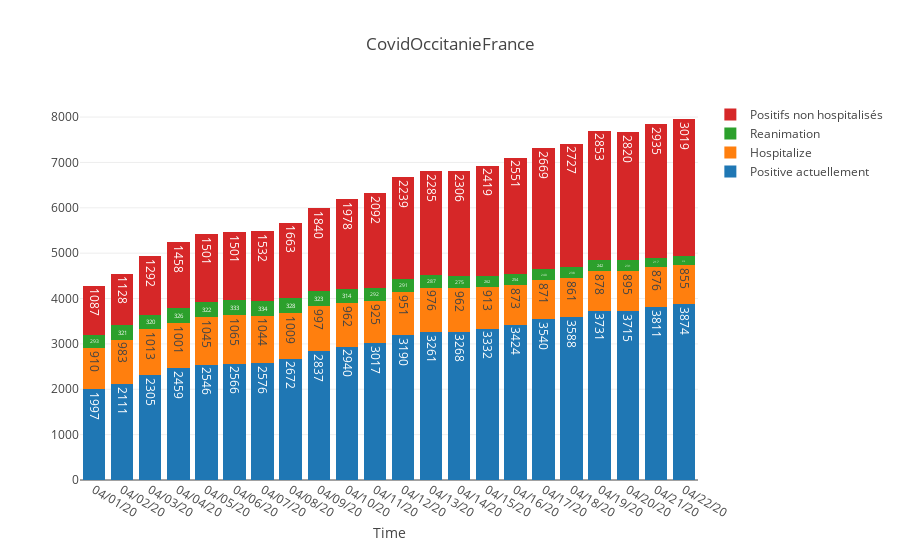

Write notebook code for a chart like this one.
### Code cell
dates=df["Date"].values

layout = go.Layout(
    barmode='stack',
    title=f"CovidOccitanieFrance",
    xaxis=dict(title="Time"),
    showlegend=True,
) 
fig = go.Figure(data=[
    go.Bar(name="Positive actuellement", x=dates, y=df["Positifs actuellement"], text=df["Positifs actuellement"],
            textposition='auto'),
    go.Bar(name="Hospitalize", x=dates, y=df["Hospitalization en cours"], text=df["Hospitalization en cours"],
            textposition='auto'),
    go.Bar(name="Reanimation", x=dates, y=df["Dont reanimation"], text=df["Dont reanimation"],
            textposition='auto'),
    go.Bar(name="Positifs non hospitalisés", x=dates, y=df["Positifs non hospitalisés"], text=df["Positifs non hospitalisés"],
            textposition='auto'),
],
    layout=layout
)

iplot(fig, filename="covid19-Occitanie2")

### Figure 1 — Plotly figure (JSON) as saved in the notebook; plotly's stock layout.template omitted (floating-point values rounded to 4 significant figures)
{"data": [{"name": "Positive actuellement", "text": [1997, 2111, 2305, 2459, 2546, 2566, 2576, 2672, 2837, 2940, 3017, 3190, 3261, 3268, 3332, 3424, 3540, 3588, 3731, 3715, 3811, 3874], "textposition": "auto", "type": "bar", "uid": "8f1a73c9-fc23-4dea-aa62-345e23d61434", "x": ["04/01/20", "04/02/20", "04/03/20", "04/04/20", "04/05/20", "04/06/20", "04/07/20", "04/08/20", "04/09/20", "04/10/20", "04/11/20", "04/12/20", "04/13/20", "04/14/20", "04/15/20", "04/16/20", "04/17/20", "04/18/20", "04/19/20", "04/20/20", "04/21/20", "04/22/20"], "y": [1997, 2111, 2305, 2459, 2546, 2566, 2576, 2672, 2837, 2940, 3017, 3190, 3261, 3268, 3332, 3424, 3540, 3588, 3731, 3715, 3811, 3874]}, {"name": "Hospitalize", "text": [910, 983, 1013, 1001, 1045, 1065, 1044, 1009, 997, 962, 925, 951, 976, 962, 913, 873, 871, 861, 878, 895, 876, 855], "textposition": "auto", "type": "bar", "uid": "fc41be7d-ebdb-40bc-96b2-ae7f49708624", "x": ["04/01/20", "04/02/20", "04/03/20", "04/04/20", "04/05/20", "04/06/20", "04/07/20", "04/08/20", "04/09/20", "04/10/20", "04/11/20", "04/12/20", "04/13/20", "04/14/20", "04/15/20", "04/16/20", "04/17/20", "04/18/20", "04/19/20", "04/20/20", "04/21/20", "04/22/20"], "y": [910, 983, 1013, 1001, 1045, 1065, 1044, 1009, 997, 962, 925, 951, 976, 962, 913, 873, 871, 861, 878, 895, 876, 855]}, {"name": "Reanimation", "text": [293, 321, 320, 326, 322, 333, 334, 328, 323, 314, 292, 291, 287, 275, 262, 254, 240, 238, 242, 231, 217, 210], "textposition": "auto", "type": "bar", "uid": "61af34e0-3db9-4404-b2ff-2278b0a6546b", "x": ["04/01/20", "04/02/20", "04/03/20", "04/04/20", "04/05/20", "04/06/20", "04/07/20", "04/08/20", "04/09/20", "04/10/20", "04/11/20", "04/12/20", "04/13/20", "04/14/20", "04/15/20", "04/16/20", "04/17/20", "04/18/20", "04/19/20", "04/20/20", "04/21/20", "04/22/20"], "y": [293, 321, 320, 326, 322, 333, 334, 328, 323, 314, 292, 291, 287, 275, 262, 254, 240, 238, 242, 231, 217, 210]}, {"name": "Positifs non hospitalisés", "text": [1087, 1128, 1292, 1458, 1501, 1501, 1532, 1663, 1840, 1978, 2092, 2239, 2285, 2306, 2419, 2551, 2669, 2727, 2853, 2820, 2935, 3019], "textposition": "auto", "type": "bar", "uid": "5a342ca5-015b-459a-97fb-c1b76b4758d1", "x": ["04/01/20", "04/02/20", "04/03/20", "04/04/20", "04/05/20", "04/06/20", "04/07/20", "04/08/20", "04/09/20", "04/10/20", "04/11/20", "04/12/20", "04/13/20", "04/14/20", "04/15/20", "04/16/20", "04/17/20", "04/18/20", "04/19/20", "04/20/20", "04/21/20", "04/22/20"], "y": [1087, 1128, 1292, 1458, 1501, 1501, 1532, 1663, 1840, 1978, 2092, 2239, 2285, 2306, 2419, 2551, 2669, 2727, 2853, 2820, 2935, 3019]}], "layout": {"barmode": "stack", "showlegend": true, "title": {"text": "CovidOccitanieFrance"}, "xaxis": {"title": {"text": "Time"}}}}
